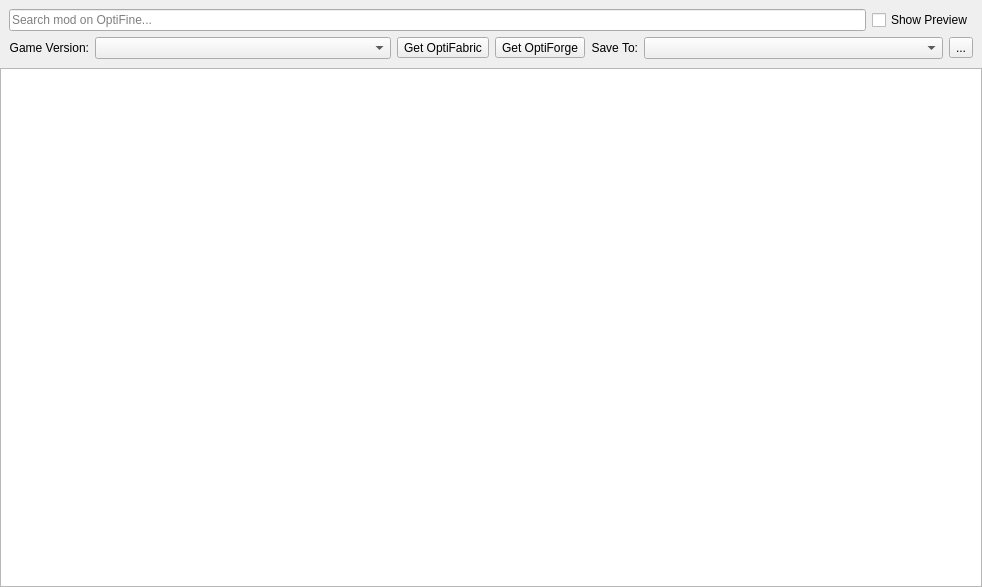
<?xml version="1.0" encoding="UTF-8"?>
<ui version="4.0">
 <class>OptifineModBrowser</class>
 <widget class="QWidget" name="OptifineModBrowser">
  <property name="geometry">
   <rect>
    <x>0</x>
    <y>0</y>
    <width>982</width>
    <height>587</height>
   </rect>
  </property>
  <layout class="QGridLayout" name="gridLayout_2">
   <property name="leftMargin">
    <number>0</number>
   </property>
   <property name="topMargin">
    <number>0</number>
   </property>
   <property name="rightMargin">
    <number>0</number>
   </property>
   <property name="bottomMargin">
    <number>0</number>
   </property>
   <property name="spacing">
    <number>0</number>
   </property>
   <item row="1" column="0">
    <widget class="QListWidget" name="modListWidget">
     <property name="verticalScrollMode">
      <enum>QAbstractItemView::ScrollPerPixel</enum>
     </property>
    </widget>
   </item>
   <item row="0" column="0">
    <widget class="QWidget" name="widget" native="true">
     <layout class="QGridLayout" name="gridLayout">
      <item row="1" column="0">
       <layout class="QHBoxLayout" name="horizontalLayout_2">
        <item>
         <widget class="QLabel" name="label">
          <property name="sizePolicy">
           <sizepolicy hsizetype="Minimum" vsizetype="Preferred">
            <horstretch>0</horstretch>
            <verstretch>0</verstretch>
           </sizepolicy>
          </property>
          <property name="text">
           <string>Game Version:</string>
          </property>
          <property name="alignment">
           <set>Qt::AlignRight|Qt::AlignTrailing|Qt::AlignVCenter</set>
          </property>
         </widget>
        </item>
        <item>
         <widget class="QComboBox" name="versionSelect">
          <property name="sizePolicy">
           <sizepolicy hsizetype="Expanding" vsizetype="Fixed">
            <horstretch>0</horstretch>
            <verstretch>0</verstretch>
           </sizepolicy>
          </property>
         </widget>
        </item>
       </layout>
      </item>
      <item row="1" column="1">
       <widget class="QToolButton" name="getOptiFabric">
        <property name="text">
         <string>Get OptiFabric</string>
        </property>
        <property name="icon">
         <iconset resource="../../images/image.qrc">
          <normaloff>:/image/curseforge.svg</normaloff>:/image/curseforge.svg</iconset>
        </property>
        <property name="toolButtonStyle">
         <enum>Qt::ToolButtonTextBesideIcon</enum>
        </property>
       </widget>
      </item>
      <item row="1" column="2">
       <widget class="QToolButton" name="getOptiForge">
        <property name="text">
         <string>Get OptiForge</string>
        </property>
        <property name="icon">
         <iconset resource="../../images/image.qrc">
          <normaloff>:/image/curseforge.svg</normaloff>:/image/curseforge.svg</iconset>
        </property>
        <property name="toolButtonStyle">
         <enum>Qt::ToolButtonTextBesideIcon</enum>
        </property>
       </widget>
      </item>
      <item row="1" column="3">
       <layout class="QHBoxLayout" name="horizontalLayout">
        <item>
         <widget class="QLabel" name="label_4">
          <property name="sizePolicy">
           <sizepolicy hsizetype="Minimum" vsizetype="Preferred">
            <horstretch>0</horstretch>
            <verstretch>0</verstretch>
           </sizepolicy>
          </property>
          <property name="text">
           <string>Save To:</string>
          </property>
          <property name="alignment">
           <set>Qt::AlignRight|Qt::AlignTrailing|Qt::AlignVCenter</set>
          </property>
         </widget>
        </item>
        <item>
         <widget class="QComboBox" name="downloadPathSelect">
          <property name="sizePolicy">
           <sizepolicy hsizetype="Expanding" vsizetype="Fixed">
            <horstretch>0</horstretch>
            <verstretch>0</verstretch>
           </sizepolicy>
          </property>
         </widget>
        </item>
        <item>
         <widget class="QToolButton" name="openFolderButton">
          <property name="text">
           <string>...</string>
          </property>
          <property name="icon">
           <iconset theme="folder">
            <normaloff>../curseforge</normaloff>../curseforge</iconset>
          </property>
         </widget>
        </item>
       </layout>
      </item>
      <item row="0" column="0" colspan="4">
       <layout class="QHBoxLayout" name="horizontalLayout_3">
        <item>
         <widget class="QLineEdit" name="searchText">
          <property name="placeholderText">
           <string>Search mod on OptiFine...</string>
          </property>
          <property name="clearButtonEnabled">
           <bool>true</bool>
          </property>
         </widget>
        </item>
        <item>
         <widget class="QCheckBox" name="showPreview">
          <property name="sizePolicy">
           <sizepolicy hsizetype="Minimum" vsizetype="Fixed">
            <horstretch>0</horstretch>
            <verstretch>0</verstretch>
           </sizepolicy>
          </property>
          <property name="text">
           <string>Show Preview</string>
          </property>
         </widget>
        </item>
       </layout>
      </item>
     </layout>
    </widget>
   </item>
  </layout>
 </widget>
 <resources>
  <include location="../../images/image.qrc"/>
 </resources>
 <connections/>
</ui>
